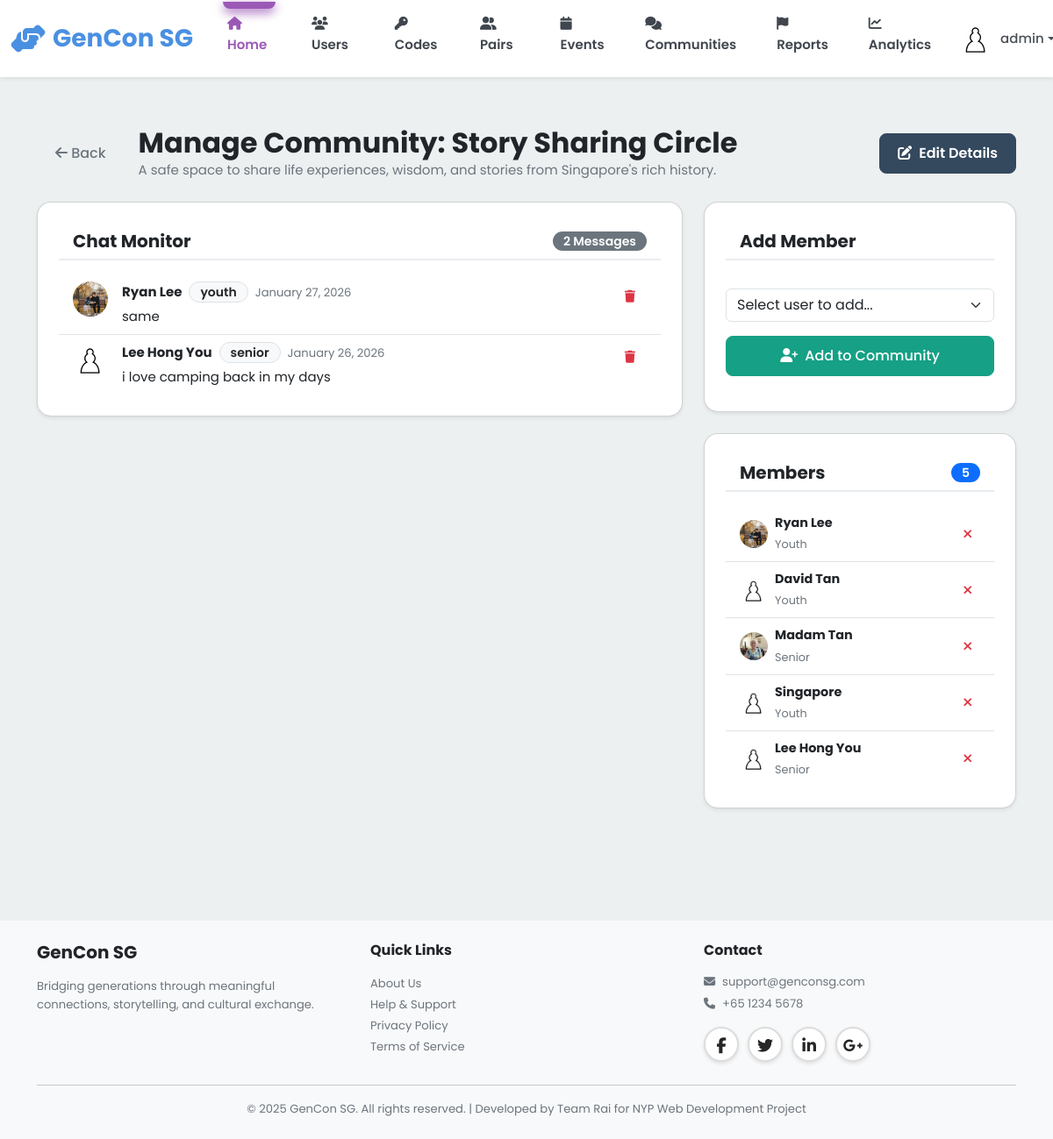
/admin/communities/3/manage (signed in), run on the app's committed database.
### models.py (models this page shows, shortened)
class Community(db.Model):
    __tablename__ = 'communities'
    id = db.Column(db.Integer, primary_key=True)
    name = db.Column(db.String(100), nullable=False, unique=True)
    type = db.Column(db.String(20), nullable=False)  # Story, Hobby, Learning
    description = db.Column(db.Text)
    rules = db.Column(db.Text)
    icon = db.Column(db.String(50), default='fas fa-users')
    banner_class = db.Column(db.String(50), default='default')
    tags = db.Column(db.String(255))  # Comma separated tags
    photo_url = db.Column(db.String(255))
    member_count = db.Column(db.Integer, default=0)
    created_by = db.Column(db.Integer, db.ForeignKey('users.id'), nullable=False)
    created_at = db.Column(db.DateTime, default=datetime.utcnow, nullable=False)
    creator = db.relationship('User')
    members = db.relationship('CommunityMember', back_populates='community',
                             lazy='dynamic', cascade='all, delete-orphan')
    posts = db.relationship('CommunityPost', back_populates='community',
                           lazy='dynamic', cascade='all, delete-orphan')

class CommunityPost(db.Model):
    __tablename__ = 'community_posts'
    id = db.Column(db.Integer, primary_key=True)
    community_id = db.Column(db.Integer, db.ForeignKey('communities.id'), nullable=False, index=True)
    user_id = db.Column(db.Integer, db.ForeignKey('users.id'), nullable=False, index=True)
    content = db.Column(db.Text, nullable=True)
    photo_url = db.Column(db.String(255))
    created_at = db.Column(db.DateTime, default=datetime.utcnow, nullable=False)
    community = db.relationship('Community', back_populates='posts')
    user = db.relationship('User')

class User(db.Model):
    __tablename__ = 'users'
    id = db.Column(db.Integer, primary_key=True)
    username = db.Column(db.String(80), unique=True, nullable=False, index=True)
    password_hash = db.Column(db.String(255), nullable=False)
    email = db.Column(db.String(120), unique=True, nullable=False, index=True)
    full_name = db.Column(db.String(120), nullable=False)
    phone = db.Column(db.String(20))
    age = db.Column(db.Integer, nullable=False)
    bio = db.Column(db.Text)  # User biography
    school = db.Column(db.String(255))  # School or organization for youth
    role = db.Column(db.String(20), nullable=False)  # 'senior', 'youth', or 'admin'
    elo = db.Column(db.Integer, default=1200) # Default ELO rating
    profile_picture = db.Column(db.String(255), default='images/default-avatar.png')
    disable_reason = db.Column(db.Text)
    interests_json = db.Column(db.Text)  # Stores interests as JSON array
    languages_json = db.Column(db.Text)  # Stores languages as JSON array
    accessibility_settings_json = db.Column(db.Text)  # Stores settings as JSON object
    created_at = db.Column(db.DateTime, default=datetime.utcnow, nullable=False)
    last_active = db.Column(db.DateTime, default=datetime.utcnow, nullable=False)
    is_active = db.Column(db.Boolean, default=True)
    stories = db.relationship('Story', back_populates='user', lazy='dynamic')
    sent_messages = db.relationship('Message', foreign_keys='Message.sender_id',
                                   back_populates='sender', lazy='dynamic')
    received_messages = db.relationship('Message', foreign_keys='Message.recipient_id',
                                       back_populates='recipient', lazy='dynamic')
    senior_pairs = db.relationship('Pair', foreign_keys='Pair.senior_id',
                                   back_populates='senior', lazy='dynamic')
    youth_pairs = db.relationship('Pair', foreign_keys='Pair.youth_id',
                                 back_populates='youth', lazy='dynamic')
    streak = db.relationship('Streak', back_populates='user', uselist=False)
    badges = db.relationship('Badge', back_populates='user', lazy='dynamic')
    checkins = db.relationship('Checkin', back_populates='user', lazy='dynamic')
    @property
    def interests(self):
        """Get interests as Python list from JSON string."""
        if self.interests_json:
            return json.loads(self.interests_json)
        return []
    @interests.setter
    def interests(self, value):
        """Set interests from Python list, store as JSON string."""
        self.interests_json = json.dumps(value)
    @property
    def languages(self):
        """Get languages as Python list from JSON string."""
        if self.languages_json:
            return json.loads(self.languages_json)
        return []
    @languages.setter
    def languages(self, value):
        """Set languages from Python list, store as JSON string."""
        self.languages_json = json.dumps(value)
    @property
    def accessibility_settings(self):
        """Get accessibility settings as Python dict from JSON string."""
        if self.accessibility_settings_json:
            return json.loads(self.accessibility_settings_json)
        return {}

class CommunityMember(db.Model):
    __tablename__ = 'community_members'
    id = db.Column(db.Integer, primary_key=True)
    community_id = db.Column(db.Integer, db.ForeignKey('communities.id'), nullable=False, index=True)
    user_id = db.Column(db.Integer, db.ForeignKey('users.id'), nullable=False, index=True)
    joined_at = db.Column(db.DateTime, default=datetime.utcnow, nullable=False)
    last_viewed_at = db.Column(db.DateTime, default=datetime.utcnow)
    community = db.relationship('Community', back_populates='members')
    user = db.relationship('User')
    __table_args__ = (db.UniqueConstraint('community_id', 'user_id', name='unique_community_user'),)

### blueprints/admin.py (the view)
@admin_bp.route('/communities/<int:community_id>/manage')
@admin_required
def manage_community(community_id):
    community = Community.query.get_or_404(community_id)
    posts = CommunityPost.query.filter_by(community_id=community_id)\
        .order_by(CommunityPost.created_at.desc()).all()
    members = community.members.all()
    member_user_ids = [m.user_id for m in members]
    if member_user_ids:
        non_members = User.query.filter(User.role != 'admin', ~User.id.in_(member_user_ids)).all()
    else:
        non_members = User.query.filter(User.role != 'admin').all()
    return render_template('admin/manage_community.html',
                           community=community,
                           posts=posts,
                           members=members,
                           non_members=non_members)

### templates/admin/manage_community.html (shortened to what this page needs)
{% extends "base.html" %}
{% block content %}
<div class="container py-4">
    <div class="d-flex justify-content-between align-items-center mb-4">
        <div class="d-flex align-items-center">
            <a href="{{ url_for('admin.communities') }}" class="btn btn-outline-secondary me-3">
                <i class="fas fa-arrow-left"></i> Back
            </a>
            <div>
                <h2 class="mb-0">Manage Community: {{ community.name }}</h2>
                <p class="text-muted mb-0">{{ community.description }}</p>
            </div>
        </div>
        <div>
            <button type="button" class="btn btn-primary" data-bs-toggle="modal" data-bs-target="#editCommunityModal">
                <i class="fas fa-edit me-2"></i>Edit Details
            </button>
        </div>
    </div>
    <div class="row">
        <div class="col-lg-8">
            <div class="card shadow-sm mb-4">
                <div class="card-header bg-white d-flex justify-content-between align-items-center">
                    <h5 class="mb-0">Chat Monitor</h5>
                    <span class="badge bg-secondary">{{ posts|length }} Messages</span>
                </div>
                <div class="card-body p-0">
                    <div class="list-group list-group-flush" style="max-height: 600px; overflow-y: auto;">
                        {% for post in posts %}
                        <div class="list-group-item">
                            <div class="d-flex justify-content-between align-items-start">
                                <div class="d-flex">
                                    <img src="{{ url_for('static', filename=post.user.profile_picture|fix_pfp) }}" class="rounded-circle me-3" style="width: 40px; height: 40px; object-fit: cover;">
                                    <div>
                                        <div class="d-flex align-items-center">
                                            <strong class="me-2">{{ post.user.full_name }}</strong>
                                            <span class="badge bg-light text-dark border">{{ post.user.role }}</span>
                                            <small class="text-muted ms-2">{{ post.created_at|timeago }}</small>
                                        </div>
                                        <p class="mb-0 mt-1">{{ post.content }}</p>
                                    </div>
                                </div>
                                <form action="{{ url_for('admin.delete_community_post', post_id=post.id) }}" method="POST" onsubmit="return confirm('Are you sure you want to delete this message?');">
                                    <button type="submit" class="btn btn-outline-danger btn-sm">
                                        <i class="fas fa-trash"></i>
                                    </button>
                                </form>
                            </div>
                        </div>
                        {% else %}
                        <div class="p-4 text-center text-muted">
                            No messages in this community yet.
                        </div>
                        {% endfor %}
                    </div>
                </div>
            </div>
        </div>
        <div class="col-lg-4">
            <div class="card shadow-sm mb-4">
                <div class="card-header bg-white">
                    <h5 class="mb-0">Add Member</h5>
                </div>
                <div class="card-body">
                    <form action="{{ url_for('admin.add_community_member', community_id=community.id) }}" method="POST">
                        <div class="mb-3">
                            <select name="user_id" class="form-select" required>
                                <option value="" selected disabled>Select user to add...</option>
                            </select>
                        </div>
                        <button type="submit" class="btn btn-success w-100">
                            <i class="fas fa-user-plus me-2"></i>Add to Community
                        </button>
                    </form>
                </div>
            </div>
            <div class="card shadow-sm">
                <div class="card-header bg-white d-flex justify-content-between align-items-center">
                    <h5 class="mb-0">Members</h5>
                    <span class="badge bg-primary">{{ members|length }}</span>
                </div>
                <div class="list-group list-group-flush" style="max-height: 400px; overflow-y: auto;">
                    {% for member in members %}
                    <div class="list-group-item d-flex justify-content-between align-items-center">
                        <div class="d-flex align-items-center">
                            <img src="{{ url_for('static', filename=member.user.profile_picture|fix_pfp) }}" class="rounded-circle me-2" style="width: 32px; height: 32px; object-fit: cover;">
                            <div>
                                <div class="fw-bold" style="font-size: 0.9rem;">{{ member.user.full_name }}</div>
                                <small class="text-muted" style="font-size: 0.8rem;">{{ member.user.role|capitalize }}</small>
                            </div>
                        </div>
                        <form action="{{ url_for('admin.remove_community_member', community_id=community.id, user_id=member.user.id) }}" method="POST" onsubmit="return confirm('Remove this user from the community?');">
                            <button type="submit" class="btn btn-outline-danger btn-sm py-0 px-2" title="Remove">
                                <i class="fas fa-times"></i>
                            </button>
                        </form>
                    </div>
                    {% else %}
                    <div class="p-3 text-center text-muted">
                        No members yet.
                    </div>
                    {% endfor %}
                </div>
            </div>
        </div>
    </div>
</div>
{% endblock %}

### data on the page
Community: name "Story Sharing Circle", description "A safe space to share life experiences, wisdom, and stories from Singapore's rich history."
CommunityPost: profile_picture (picture), user.full_name "Ryan Lee", user.role "youth", created_at "January 27, 2026", content "same"
CommunityPost: profile_picture (placeholder picture), user.full_name "Lee Hong You", user.role "senior", created_at "January 26, 2026", content "i love camping back in my days"
CommunityMember: profile_picture (picture), user.full_name "Ryan Lee", user.role "Youth"
CommunityMember: profile_picture (placeholder picture), user.full_name "David Tan", user.role "Youth"
CommunityMember: profile_picture (picture), user.full_name "Madam Tan", user.role "Senior"
CommunityMember: profile_picture (placeholder picture), user.full_name "Singapore", user.role "Youth"
CommunityMember: profile_picture (placeholder picture), user.full_name "Lee Hong You", user.role "Senior"

### other printed values
{{ session.username }} "admin"
{{ posts|length }} "2"
{{ members|length }} "5"
